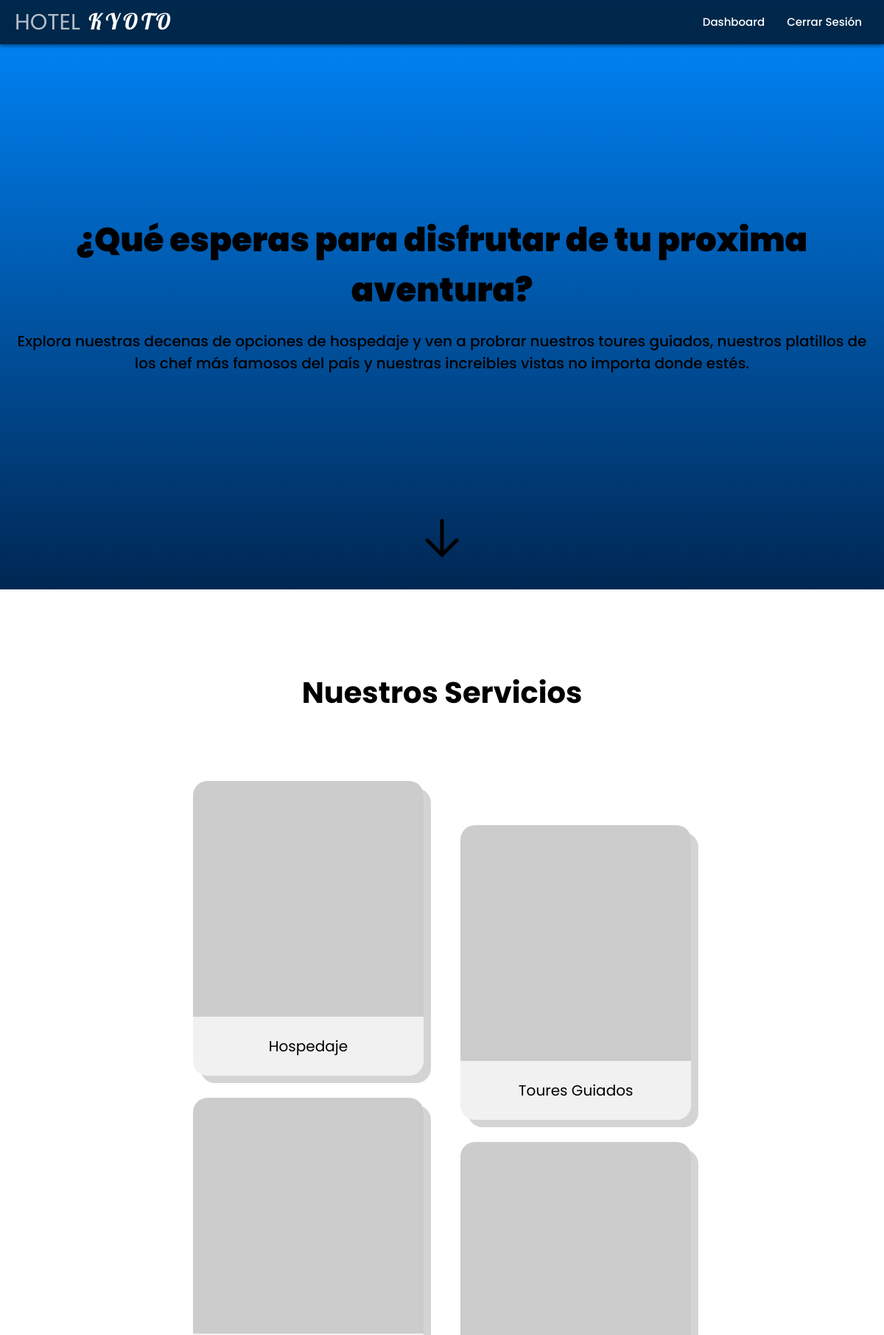
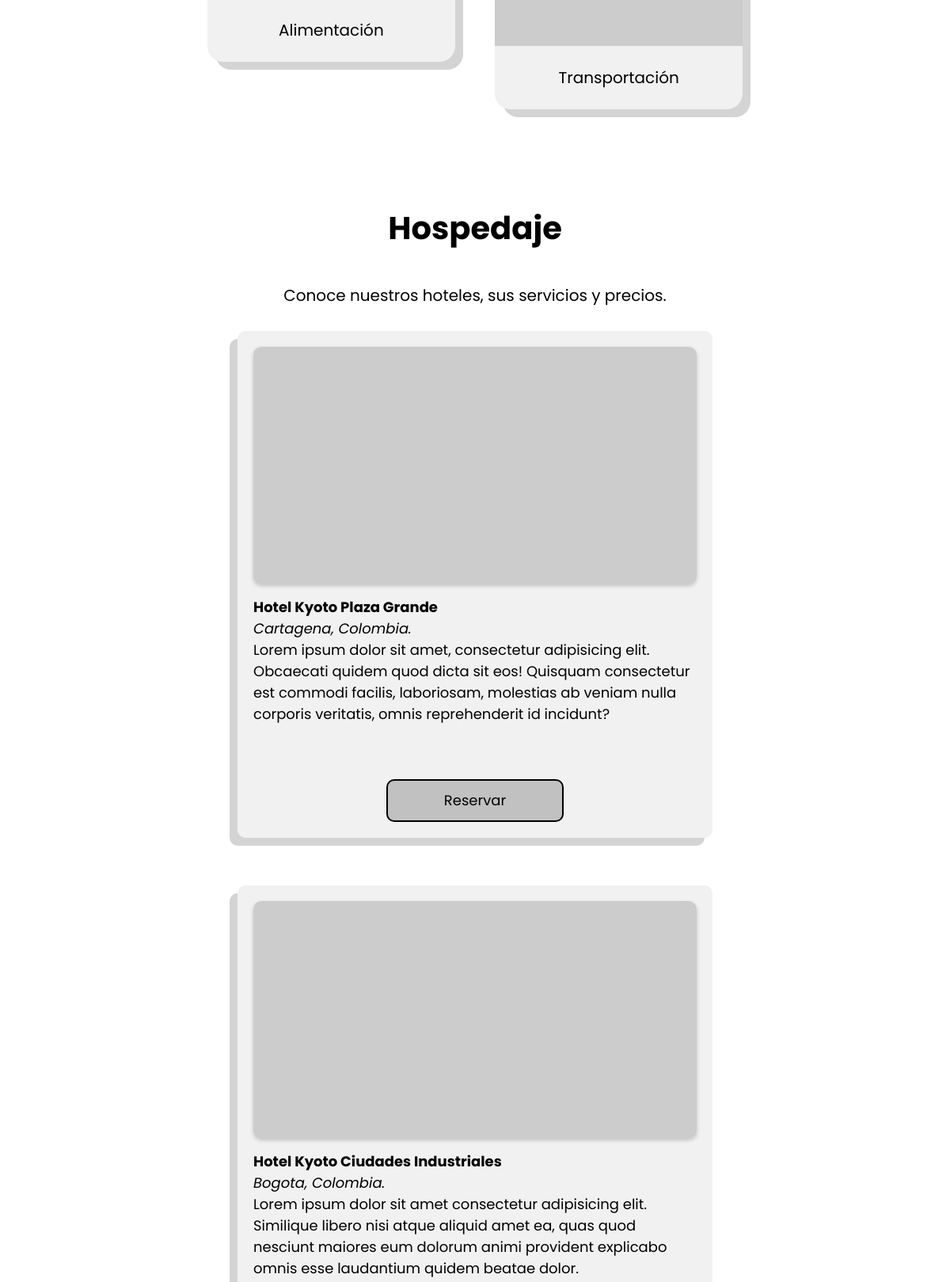
The app's page / (signed in, upper part) with its own data (2 pictures, top to bottom).
### tables this page shows
CREATE TABLE `hoteles` (
  `id_hotel` varchar(13) NOT NULL,
  `nom_hotel` varchar(100) NOT NULL,
  `descrip` tinytext NOT NULL,
  `servicios` text NOT NULL,
  `img` text NOT NULL,
  `direccion` varchar(150) NOT NULL,
  `precio` float NOT NULL
);

### index.php (the view, shortened to what this page needs)
<?php
$db = new Database();
$con = $db->connection();
$query = $con->prepare("SELECT * FROM hoteles");
$query->execute();
$items = $query->fetchAll(PDO::FETCH_ASSOC);
?>
<!DOCTYPE html>
<html lang="es">
<head>
  <?php include './includes/styles.php' ?>
</head>
<body>
  <?php include './includes/header.php' ?>
  <main class="home-container">
    <section id="home-title-container">
      <h1>¿Qué esperas para disfrutar de tu proxima aventura?</h1>
      <p>Explora nuestras decenas de opciones de hospedaje y ven a probrar nuestros toures guiados, nuestros platillos de los chef más famosos del país y nuestras increibles vistas no importa donde estés.</p>
      <a href="#hospedaje-section" id="arrow-down">
      </a>
    </section>
    <section id="mini-services-container">
      <h2>Nuestros Servicios</h2>
      <div id="even-min-cards">
        <div class="mini-service-card">
          <img src="https://picsum.photos/1000" alt="">
          <a href="#hospedaje-section">Hospedaje</a>
        </div>
        <div class="mini-service-card">
          <img src="https://picsum.photos/1000" alt="">
          <a href="#food-section">Alimentación</a>
        </div>
      </div>
      <div id="odd-mini-cards">
        <div class="mini-service-card">
          <img src="https://picsum.photos/1000" alt="">
          <a href="#guides-section">Toures Guiados</a>
        </div>
        <div class="mini-service-card">
          <img src="https://picsum.photos/1000" alt="">
          <a href="#transport-section">Transportación</a>
        </div>
      </div>
    </section>
    <section id="hospedaje-section">
      <h2>Hospedaje</h2>
      <p>Conoce nuestros hoteles, sus servicios y precios.</p>
      <div id="hospedaje-cards-container">
        <?php foreach ($items as $hotel) : ?>
          <div class="hospedaje-card">
            <img src="<?php echo $hotel['img'] ?>" alt="">
            <p> <b><?php echo $hotel['nom_hotel'] ?></b> <br> <i><?php echo $hotel['direccion'] ?></i> <br> <?php echo $hotel['descrip'] ?></p>
            <a href="hotel.php?hotel=<?php echo $hotel['id_hotel'] ?>">Reservar</a>
          </div>
        <?php endforeach; ?>
      </div>
    </section>
  </main>
</body>
</html>

### styles/main.css (style rules this page uses)
*, *::before, *::after { margin: 0; padding: 0; box-sizing: border-box; }
html { font-size: 10px; scroll-behavior: smooth; }
body { font-family: "Poppins", sans-serif; overflow-x: hidden; overflow-y: auto; }
.home-container { width: 100%; height: max-content; position: relative; }
#home-title-container { position: relative; width: 100%; height: 100vh; display: flex; flex-direction: column; justify-content: center; align-items: center; gap: 2rem; padding: 2rem; background: rgb(0, 125, 237); background: linear-gradient(180deg, rgb(0, 136, 255) 0%, rgb(0, 39, 83) 100%); }
#home-title-container h1 { font-size: 4.5rem; font-weight: 900; text-align: center; }
#home-title-container p { font-size: 2rem; font-weight: 500; text-align: center; }
#arrow-down { position: absolute; bottom: 25px; left: 50%; transform: translateX(-50%); }
#arrow-down svg { stroke: black; animation: arrow; animation-duration: 2s; animation-iteration-count: infinite; }
#mini-services-container { width: 100%; height: max-content; padding: 2rem; margin-top: 5rem; display: flex; flex-direction: row; flex-wrap: wrap; justify-content: center; align-items: center; gap: 5rem; }
#mini-services-container h2, #hospedaje-section h2, #guides-section h2, #food-section h2, #transport-section h2 { width: 100%; padding: 4rem 2rem; font-size: 4rem; font-weight: 700; text-align: center; }
#even-min-cards, #odd-mini-cards { width: 45%; height: max-content; display: flex; flex-direction: column; justify-content: center; align-items: center; gap: 3rem; }
#even-min-cards { align-items: flex-end; }
#odd-mini-cards { align-items: flex-start; transform: translateY(60px); }
.mini-service-card { min-width: 290px; width: 60%; max-width: 400px; height: 50vh; border-radius: 20px; background-color: rgb(241, 241, 241); box-shadow: 10px 10px 0 0 rgb(212, 212, 212); display: flex; flex-direction: column; justify-content: flex-start; align-items: center; }
.mini-service-card img { object-fit: cover; width: 100%; height: 80%; border-top-left-radius: 20px; border-top-right-radius: 20px; }
.mini-service-card a { display: block; width: 100%; height: 20%; font-size: 2rem; color: black; text-align: center; text-decoration: none; display: flex; flex-direction: column; justify-content: center; border-bottom-left-radius: 20px; border-bottom-right-radius: 20px; transition: all 300ms; }
#hospedaje-section { width: 100%; height: max-content; padding: 2rem; margin-top: 100px; }
#hospedaje-section > p, #guides-section > p, #food-section > p, #transport-section > p { font-size: 2rem; text-align: center; }
#hospedaje-cards-container { width: 100%; height: max-content; display: flex; flex-direction: row; flex-wrap: wrap; justify-content: center; align-items: center; gap: 3rem; }
.hospedaje-card { min-width: 290px; width: 80%; max-width: 600px; min-height: 500px; height: 80vh; max-height: 800px; display: flex; flex-direction: column; align-items: center; justify-content: flex-start; gap: 1.5rem; background-color: rgb(241, 241, 241); box-shadow: -10px 10px 0 0 rgb(212, 212, 212); margin-top: 3rem; border-radius: 10px; padding: 2rem; }
.hospedaje-card img { width: 100%; height: 50%; object-fit: cover; border-radius: 10px; box-shadow: 0 2px 5px rgba(0, 0, 0, 0.2); }
.hospedaje-card p { width: 100%; height: 40%; font-size: 1.8rem !important; }
.hospedaje-card a { display: flex; align-items: center; justify-content: center; width: 40%; height: 10%; font-size: 1.8rem !important; background-color: rgba(0, 0, 0, 0.2); border: solid 2px black; border-radius: 10px; text-align: center; text-decoration: none; color: black; line-height: 0; transition: all 300ms; }

### records on screen
hoteles: nom_hotel "Hotel Kyoto Plaza Grande", direccion "Cartagena, Colombia.", descrip "Lorem ipsum dolor sit amet, consectetur adipisicing elit. Obcaecati quidem quod dicta sit eos! Quisquam consectetur est commodi facilis, laboriosam, molestias ab veniam nulla corporis veritatis, omnis reprehenderit id incidunt?"
hoteles: nom_hotel "Hotel Kyoto Ciudades Industriales", direccion "Bogota, Colombia.", descrip "Lorem ipsum dolor sit amet consectetur adipisicing elit. Similique libero nisi atque aliquid amet ea, quas quod nesciunt maiores eum dolorum animi provident explicabo omnis esse laudantium quidem beatae dolor."
